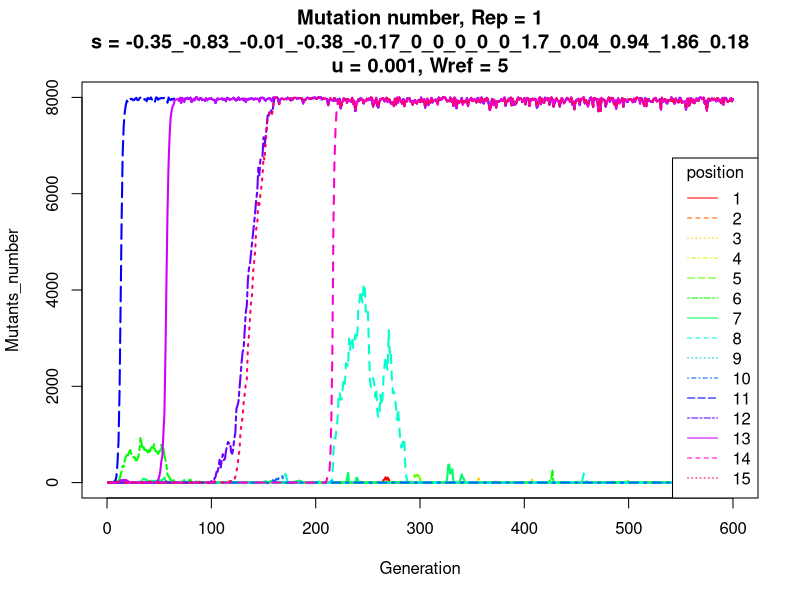

Here is the R script that generated this plot: (Note: a time limit stopped this script after it produced the figure.)
for (wref in c(5,9)) {
  for (u in c(1e-3,1e-4,1e-6)) {
    n <- 15 #genome size
    refgene <- rep(0,n) #reference genome as a vector of 0s
    #u <- 1e-3 #mutation rate
    fl <- 0.4 #lethal fraction
    fn <- 0.3 #neutral fraction
    fb <- 1 - fl -fn #beneficial fraction
    #wref <- 2 #reference reproductivity
    population_capacity <- 8000
    generations <- 600
    repeat_sim <- 10
    data <- matrix(refgene) 
    s <- c()
    for (i in 1:n) {
      ifelse(i < n*fl, pawn <- runif(1,-1,0),
             ifelse(i < n*(fl+fn), pawn <- 0, pawn <- runif(1,0,2)))
      s <- c(s,pawn)
    } #As a VECTOR assign mutation fitness each position, Wg=wref.Pi(1+si) = 1(1+si)^vi 
    s <- round(s, digits = 2)
    
    ##############################
    mutant_numbers_rep <- list()
    for (l in 1:repeat_sim) {
      
      #Start population
      data <- matrix(refgene) 
      
      #matrix store number of mutations in each position in each generation 
      mutant_number_each_position <- matrix(rep(0,n*generations), nrow = n,ncol = generations) #0 better than NA for the loop of graphs
      #range 0:max() means to NA if it breaks before, so cannot draw the graph
      
      #fraction of mutant in 1 position compare to all mutant in that same generation
      mutant_fraction_each_position <- matrix(rep(0,n*generations), nrow = n,ncol = generations)
      
      #All data on all genes in all generationz
      # store <- list()
      
      for (i in 1:generations){
        #producing children as poisson process with mean calculated from fitness, more realistic than round the fitness
        children_individuals <- sapply(wref*(apply((1+s)^data,2,prod)), function(x) {rpois(1,x)}) #number of children iof each column 
        population_size <- sum(children_individuals)
        if (population_size == 0) break #extince
        while(population_size > population_capacity) 
        {
          children_individuals[sample(1:length(children_individuals),50)] <- rep(0,50)
          population_size <- sum(children_individuals)
        }
        data1 <- matrix(nrow = n, ncol = population_size)
        survivals <- which(children_individuals != 0)
        children_individuals <- children_individuals[survivals] #kids of survival only
        data <- matrix(data[,survivals], nrow = n)
        for (j in 1:ncol(data)){
          data1[,(sum(children_individuals[0:(j-1)])+1):
                  (sum(children_individuals[0:(j-1)])+children_individuals[j])] <- rep(data[,j],children_individuals[j])
        } #next generation without mutation
        mutationvector <- runif(ncol(data1),0,1)
        mutated_genes_position <- which(mutationvector < u)
        if(length(mutated_genes_position) > 0) for (k in mutated_genes_position) {
          data1[sample(1:n,1),k] <- 1 - data1[sample(1:n,1),k]
        }
        data <- data1
        mutant_number_each_position[,i] <- rowSums(data)
        mutant_fraction_each_position[,i] <- mutant_number_each_position[,i]/ sum(mutant_number_each_position[,i])
        print(i)
      }
      
      mutant_numbers_rep[[l]] <- mutant_number_each_position
      
      # initiate plot
      plot(range(0:i), range(0:max(mutant_number_each_position, na.rm = T)), type="n", xlab="Generation", ylab="Mutants_number" )
      colors <- rainbow(n) 
      linetype <- c(1:n) 
      
      
      # add lines 
      for (i in 1:n) { 
        lines(mutant_number_each_position[i,], type="l", lwd=2,
              lty=linetype[i], col=colors[i]) 
      } 
      
      # add a title and subtitle 
      title(paste("Mutation number",", Rep = ", as.character(l),"\n","s = ", paste(sapply(s, as.character), collapse = "_"),"\n","u = ", as.character(u),", Wref = ", as.character(wref), sep = ""))
      
      # add a legend 
      legend("bottomright", as.character(c(1:n)), cex= 1, col=rainbow(n) , lty= 1:n, title="position")
      
    }
  }
}
